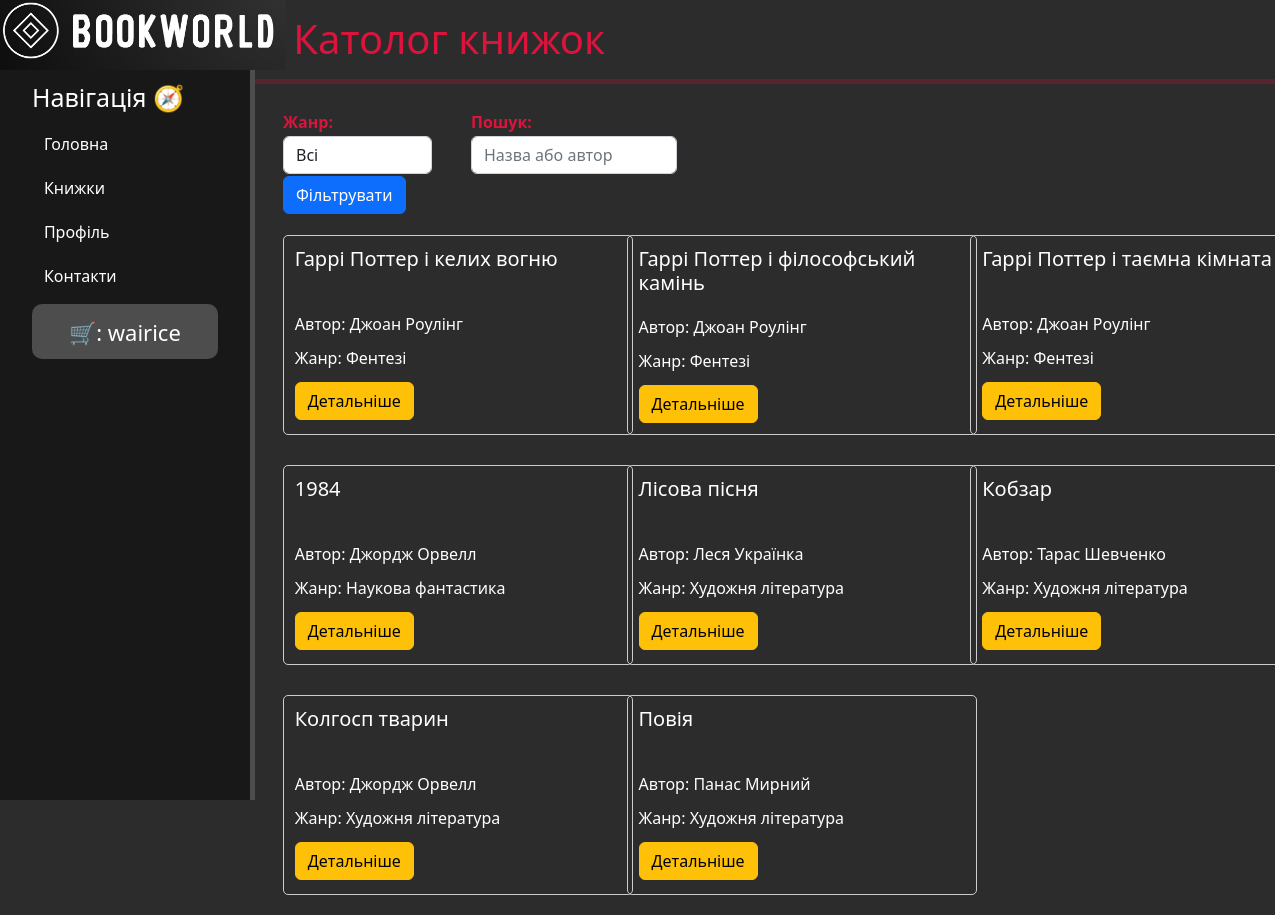
The app's page /books/ (signed in) with its own data.
### books/models.py (models this page shows, shortened)
class Bookks(models.Model):
    GENRE_CHOICES = [
        ('fiction', 'Художня література'),
        ('sci-fi', 'Наукова фантастика'),
        ('fantasy', 'Фентезі'),
        ('detective', 'Детектив'),
    ]
    title = models.CharField('Назва', max_length=50)
    genre = models.CharField('Жанр', max_length=50, choices=GENRE_CHOICES)
    author = models.CharField('Автор', max_length=50)
    priсe = models.DecimalField('Ціна', max_digits=10, decimal_places=2)
    full_text = models.TextField('Опис')
    date = models.DateTimeField('Дата публікації')
    class Meta:
        verbose_name = 'Книжка'
        verbose_name_plural = 'Книжки'

### books/views.py (the view)
# urls.py: path('', views.books_home, name='books_home'),
def books_home(request):
    genre = request.GET.get('genre')
    search_query = request.GET.get('search')
    books = Bookks.objects.order_by('-date')
    if genre:
        books = books.filter(genre=genre)
    if search_query:
        books = books.filter(Q(title__icontains=search_query) | Q(author__icontains=search_query))
    return render(request, 'books/books_home.html', {'books': books})

### books/templates/books/books_home.html (shortened to what this page needs)
{% extends 'money/layout.html' %}
{% block content %}
<h1>Католог книжок</h1>
<hr>
<form method="GET" action="{% url 'books_home' %}">
    <div class="form-row" style="margin-left: -15%; margin-top: -25px; margin-bottom: 10px">
        {% include 'books/table_sort.html' %}
    </div>
</form>
<div class="features">
    {% if books %}
    <div class="row">
        {% for book in books %}
        <div class="col-md-4">
            {% include 'books/table_home.html' %}
        </div>
        {% if forloop.counter|divisibleby:3 and not forloop.last %}
    </div>
    <div class="row">
        {% endif %}
        {% endfor %}
    </div>
    {% else %}
    <p>No books found.</p>
    {% endif %}
</div>
{% endblock %}

### users/templates/users/btn_regist.html (shortened to what this page needs)
{% if user.is_authenticated %}
<div>
    <a href="{% url 'cart' %}" style="font-size: 22px; overflow: hidden;text-overflow: ellipsis;"
       class="btn btn-styled">
        🛒: {{ user.username }}
    </a>
</div>
{% else %}
<div>
    <a href="{% url 'home_regist' %}" style="font-size: 22px" class="btn btn-styled">
        Login / Signin
    </a>
</div>
{% endif %}

### books/templates/books/table_home.html (shortened to what this page needs)
<div class="book-card">
    <table>
        <tr>
            <td style="height: 55px; vertical-align: top">
                <h5>{{ book.title }}</h5>
            </td>
        </tr>
        <tr>
            <td style="height: 70px; vertical-align: top">
                <p>Автор: {{ book.author }}</p>
                <p>Жанр: {{ book.get_genre_display }}</p>
            </td>
        </tr>
        <tr>
            <td>
                <a href="{% url 'books-detail' book.pk %}" class="btn btn-warning"
                   style="vertical-align: bottom">Детальніше
                </a>
            </td>
        </tr>
    </table>
</div>

### money/static/money/css/money.css (style rules this page uses)
body { background: #2c2c2c; }
main .features { float: left; color: white; height: 100px; margin-left: 21%; text-align: left; }
main .features p { max-width: 400px; max-height: 500px; margin: 10px auto; }
form { margin-left: 28%; width: 500px; margin-top: 50px; }

### money/templates/money/layout.html (style rules this page uses)
a { text-decoration: none; }

### users/templates/users/btn_regist.html (style rules this page uses)
.btn-styled { width: 100%; height: 55px; line-height: 2.5; padding: 0 20px; font-size: 1rem; text-align: center; white-space: nowrap; color: #fff; border-radius: 10px; background-color: #4d4d4d; }

### books/templates/books/books_home.html (style rules this page uses)
hr { margin-left: 20%; color: rgba(220, 20, 60, 0.96); border-width: 5px; }
h1 { margin-left: 23%; margin-top: 15px; color: crimson; }

### books/templates/books/table_home.html (style rules this page uses)
.book-card { margin-bottom: 20px; padding: 10px; border: 1px solid #ccc; border-radius: 5px; height: 200px; width: 350px; margin-top: 10px; margin-left: 15px; }

### records on screen
Bookks: title "Гаррі Поттер і келих вогню", author "Джоан Роулінг", genre "Фентезі"
Bookks: title "Гаррі Поттер і філософський камінь", author "Джоан Роулінг", genre "Фентезі"
Bookks: title "Гаррі Поттер і таємна кімната", author "Джоан Роулінг", genre "Фентезі"
Bookks: title "1984", author "Джордж Орвелл", genre "Наукова фантастика"
Bookks: title "Лісова пісня", author "Леся Українка", genre "Художня література"
Bookks: title "Кобзар", author "Тарас Шевченко", genre "Художня література"
Bookks: title "Колгосп тварин", author "Джордж Орвелл", genre "Художня література"
Bookks: title "Повія", author "Панас Мирний", genre "Художня література"

### other values on screen
{{ user.username }} "wairice"
